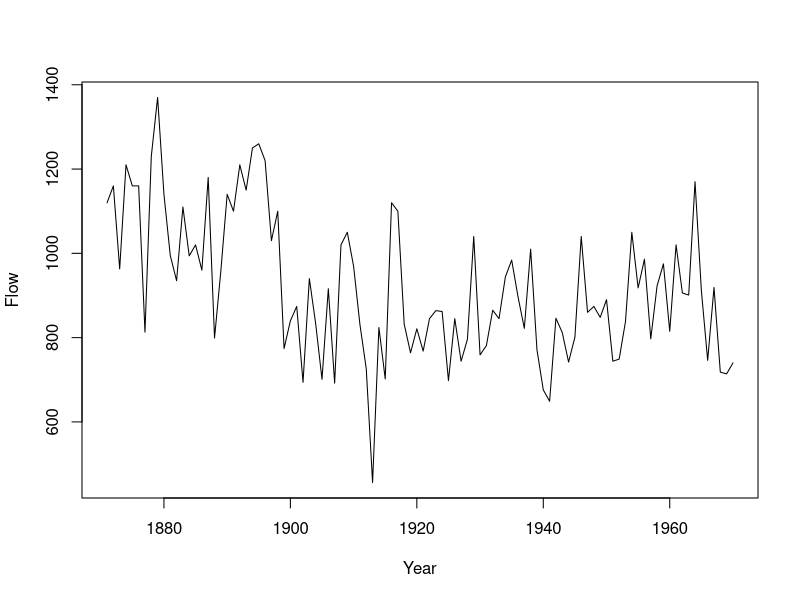
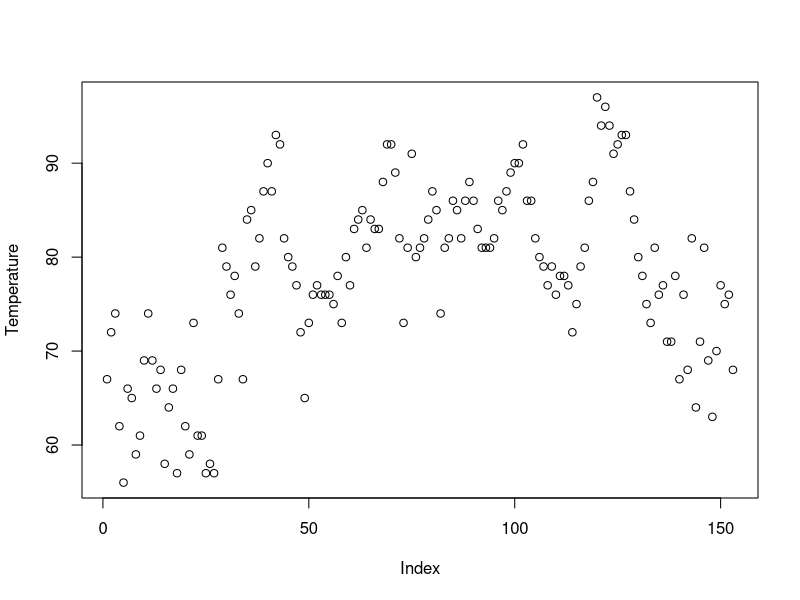
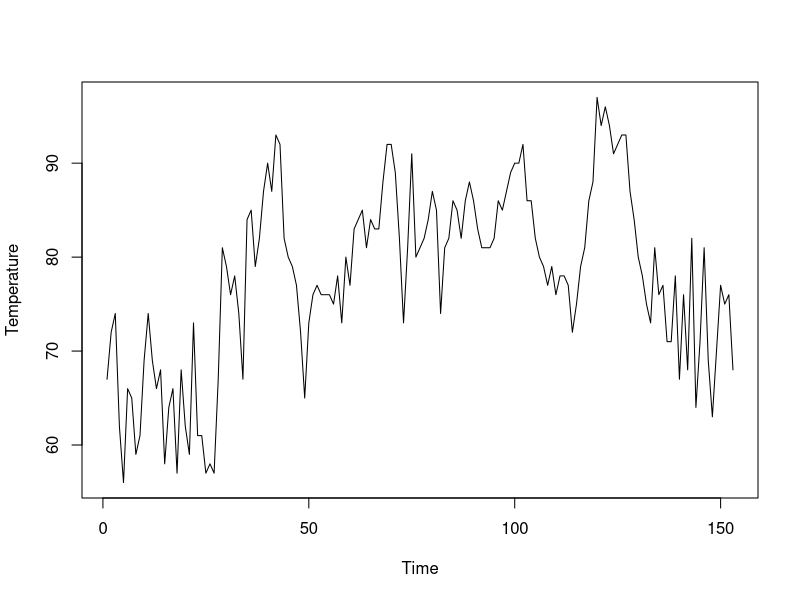
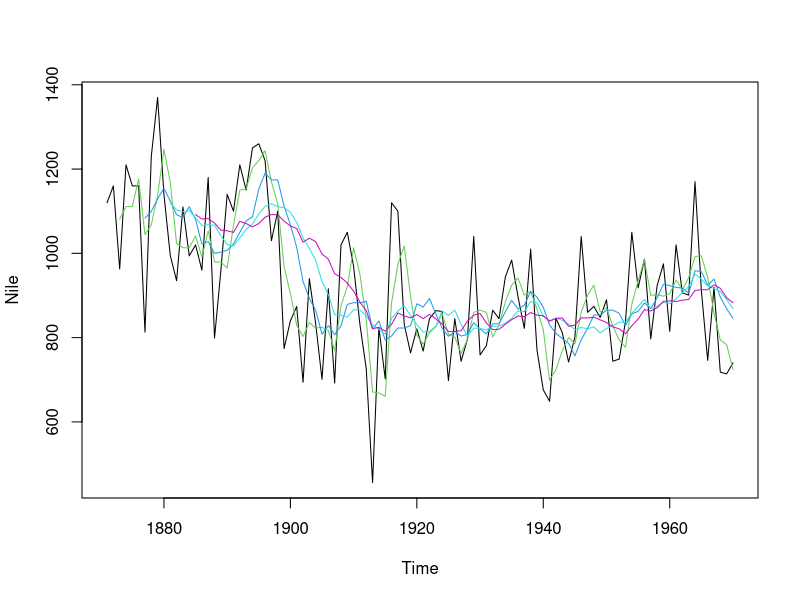
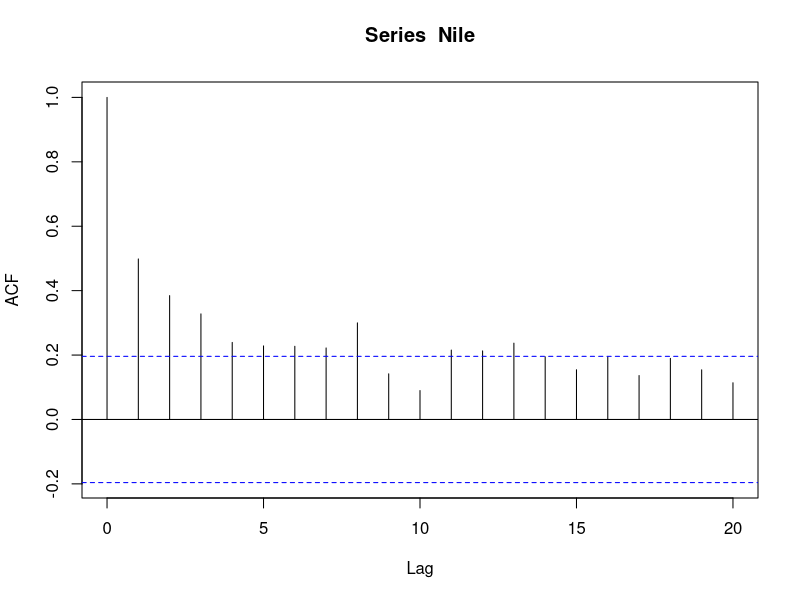
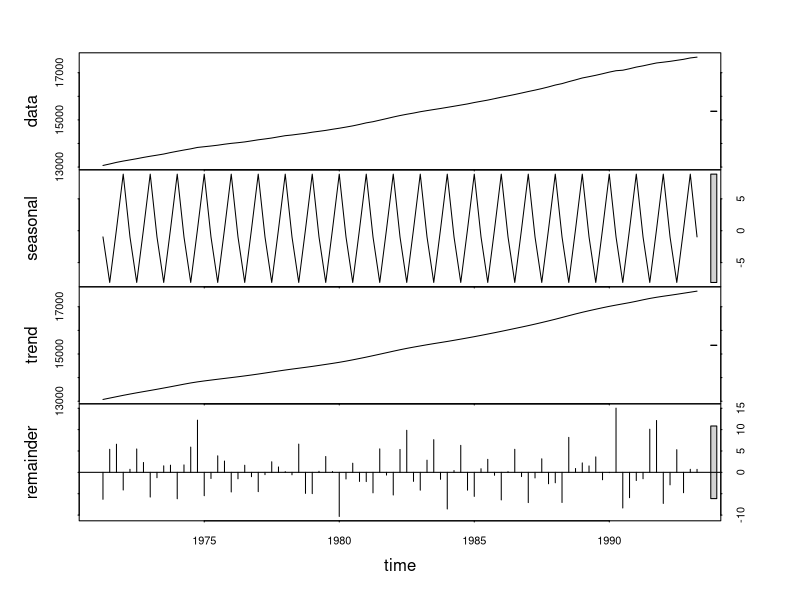
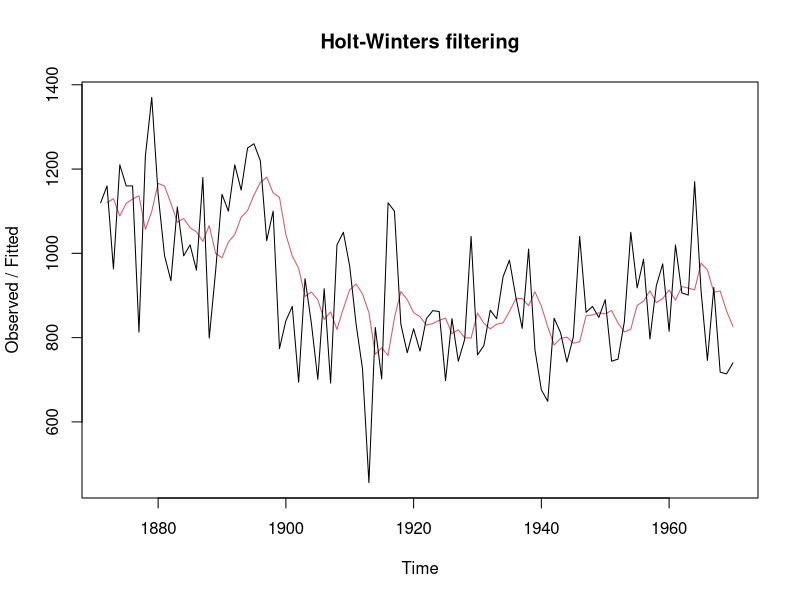
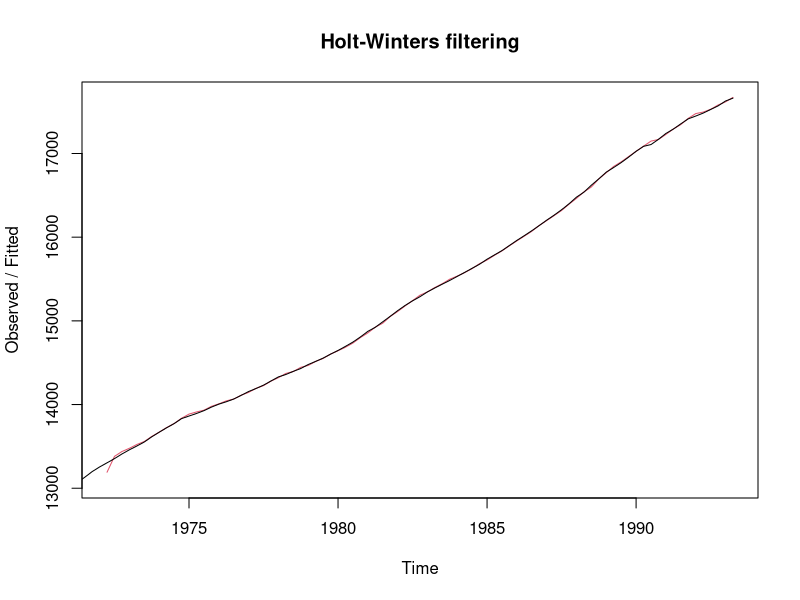

Write R code to recreate these figures, in order.
## ----IntroData-----------------------------------------------------------
str(LakeHuron) 
str(lynx) 
str(Nile) 

## ----MakeTSTemp----------------------------------------------------------
Temp.ts = as.ts(airquality$Temp) 

## ----NilePlot, fig=TRUE--------------------------------------------------
plot(Nile, xlab="Year", ylab="Flow") 

## ----TSPlotsCompared, fig=TRUE-------------------------------------------
plot(airquality$Temp, ylab="Temperature") 
plot(Temp.ts, ylab="Temperature") 

## ----FilterExample, fig=TRUE---------------------------------------------
plot(Nile) 
for(i in 1:4){ 
w=4*i-1 # choose the window (3, 7,11,15) 
lines( (start(Nile)[1]):end(Nile)[1], filter(Nile, rep(1/w, w), sides=1), col=i+2) 
} 

## ----BoxTest-------------------------------------------------------------
Box.test(Nile, lag=20) 

## ----ForecastTests-------------------------------------------------------
library(tseries) 
library(forecast) 
adf.test(Nile) 
pp.test(Nile) 
kpss.test(Nile) 

## ----NileACF, fig=T------------------------------------------------------
acf(Nile) 

## ----NileACFNoPlot-------------------------------------------------------
acf(Nile, plot=FALSE) 
pacf(Nile, plot=FALSE) 

## ----getAustResData------------------------------------------------------
str(austres) 

## ----DecomposeAustRes, fig=TRUE------------------------------------------
AustRes.dec1 = decompose(austres) 
Aust.dec2 =decompose(austres, type="mul") 

## ----STLAustRes, fig=TRUE------------------------------------------------
AustRes.dec3 = stats::stl(austres, s.window="periodic") 
AustRes.dec3 
plot(AustRes.dec3) 

## ----NileHoltWinters, fig=TRUE-------------------------------------------
Nile.hw1 = HoltWinters(Nile, beta=FALSE, gamma = FALSE) 
Nile.hw1 
plot(Nile.hw1) 

## ----AustResHW, fig=TRUE-------------------------------------------------
AustRes.hw1 = HoltWinters(austres) 
AustRes.hw1 
plot(AustRes.hw1) 
AustRes.hw2 = HoltWinters(austres, seasonal="mult") 
AustRes.hw2 
plot(AustRes.hw2) 

